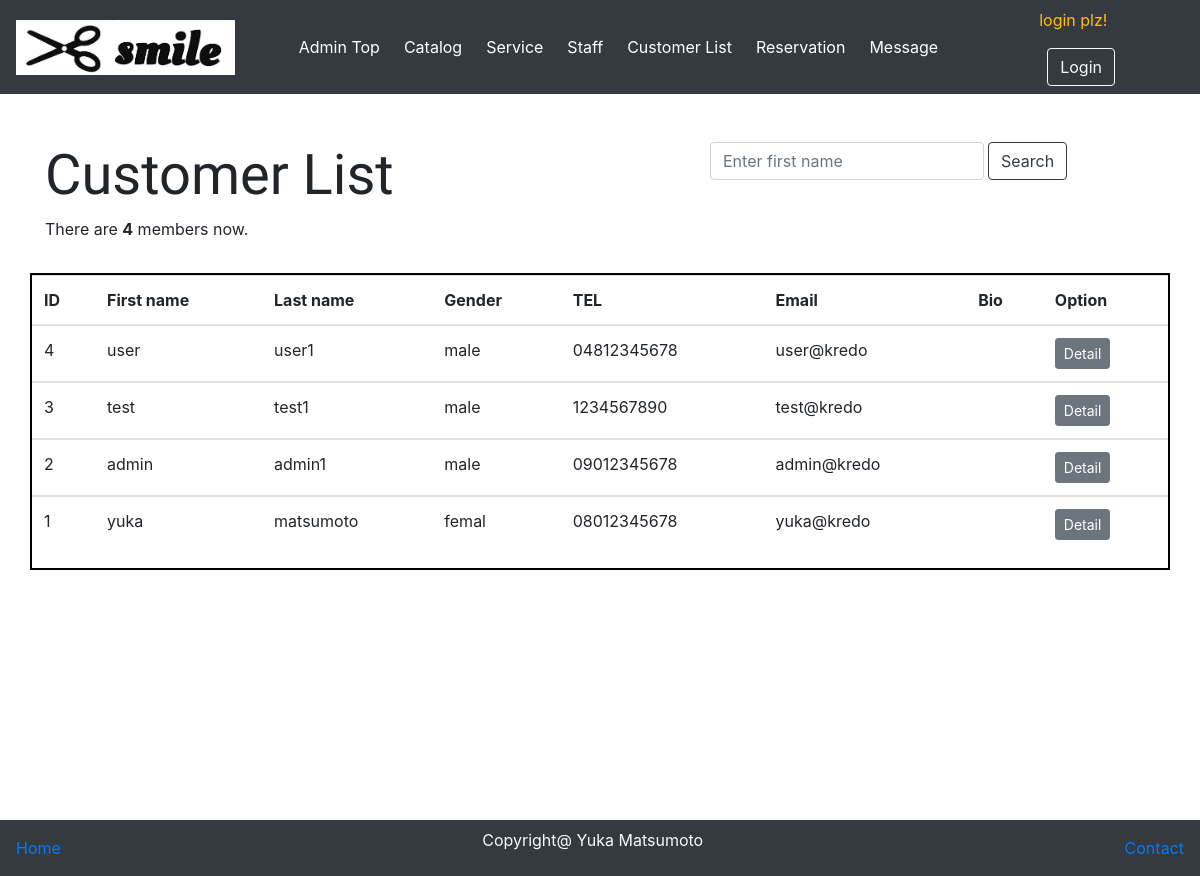
Before: /userList.php with the older database file.
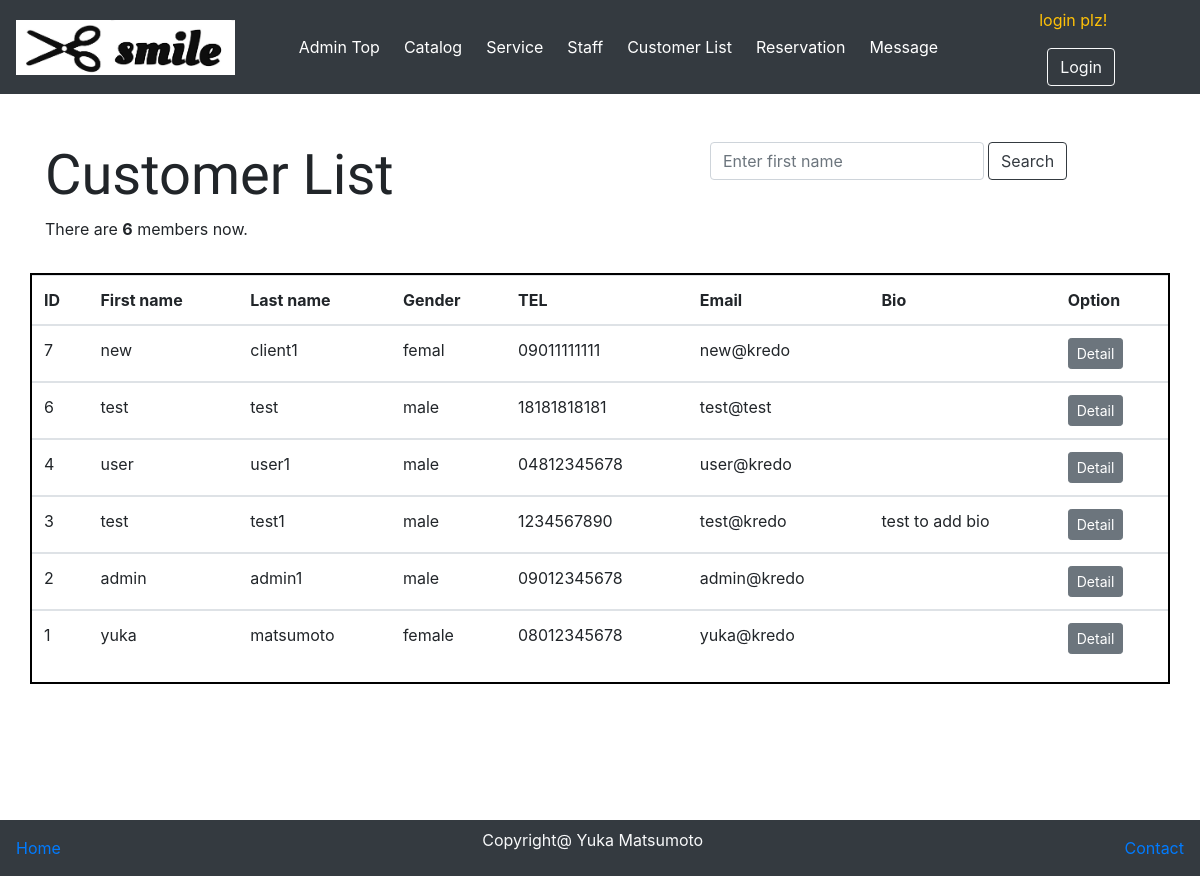
After: the same page with the newer database file.
### tables this page shows
CREATE TABLE `client` (
  `c_id` int(11) NOT NULL,
  `fname` varchar(100) NOT NULL,
  `lname` varchar(100) NOT NULL,
  `c_gender` varchar(10) NOT NULL,
  `telephone` varchar(50) NOT NULL,
  `bio` varchar(100) DEFAULT NULL,
  `login_id` int(11) NOT NULL
);

### classes/connection.php (called while the page is built, shortened)
<?php
class Connection{
    private $servername="localhost";
    private $username ="root";
    private $password ="root";
    private $db_name ="hairsalon";
    function __construct(){
        $this->conn = new mysqli($this->servername,$this->username,$this->password,$this->db_name);
        if($this->conn->connect_error){
            die('error connection to database'.$this->conn->connect_error);
        }else{
            return $this->conn;
        }
    }
}
?>

### hairsalonAction.php (called while the page is built, shortened)
<?php
include 'classes/Hairsalon.php';
$Hairsalon= new Hairsalon;
?>

### classes/Hairsalon.php (called while the page is built, shortened)
<?php
include 'connection.php';
class Hairsalon extends Connection{
function displayUserList(){
    $sql="SELECT * FROM client INNER JOIN login ON client.c_id= login.login_id ORDER BY client.c_id DESC";
    $result = $this->conn->query($sql);
    if($result->num_rows>0){
        while($rows =$result->fetch_assoc()){
            $row[]=$rows;
        }
        return $row;
    }else{
        return FALSE;
    }
}
function searchUser($keyword){
    $sql = "SELECT * FROM client INNER JOIN login ON client.c_id=login.login_id WHERE client.fname='$keyword'";
    $result = $this->conn->query($sql);
    if($result->num_rows>0){
        while($rows=$result->fetch_assoc()){
            $row[]=$rows;
        }
        return $row;
    }else{
        return FALSE;
    }
}
}
?>

### userList.php (the view, shortened to what this page needs)
<?php
include 'adminMenu.php';
$userList = $Hairsalon->displayUserList();
$results = $Hairsalon->searchUser($keyword);
?>
<!doctype html>
<html lang="en">
  <head>
    <link rel="stylesheet" href="https://stackpath.bootstrapcdn.com/bootstrap/4.3.1/css/bootstrap.min.css">
  </head>
  <body>
    <div class="container mb-5" id="main">
      <div class="row mt-5">
        <div class="col-lg-7">
          <h5 class="display-4">Customer List</h5>
          <p>There are  <b><?php echo count($userList)?></b> members now.</p>
        </div>
        <div class="col-lg-5">
          <form action="" method="post" class="form-inline">
            <input type="text" name="keyword" id="" placeholder="Enter first name" class="form-control">
            <button type="submit" name="search" class="btn btn-outline-dark ml-1">Search</button>
          </form>
        </div>
      </div>
      <div class="row mt-3" id='userlist'>
        <table class="table table-hover">
          <thead>
            <th>ID</th>
            <th>First name</th>
            <th>Last name</th>
            <th>Gender</th>
            <th>TEL</th>
            <th>Email</th>
            <th>Bio</th>
            <th>Option</th>
          </thead>
          <?php
            if($results > 0){
              foreach($results as $result){
                $client_id=$result['c_id'];
                echo"<tbody>";
                    echo "<td>".$result['c_id']."</td>";
                    echo "<td>".$result['fname']."</td>";
                    echo "<td>".$result['lname']."</td>";
                    echo "<td>".$result['c_gender']."</td>";
                    echo "<td>".$result['telephone']."</td>";
                    echo "<td>".$result['email']."</td>";
                    echo "<td>".$result['bio']."</td>";
                    echo "<td><a href='editUser.php?id=$client_id' class='btn btn-secondary btn-sm'>Detail</a></td>";
                    echo "</tbody>";
              }
            }else{
              foreach($userList as $row){
                $client_id=$row['c_id'];
                  echo"<tbody>";
                    echo "<td>".$row['c_id']."</td>";
                    echo "<td>".$row['fname']."</td>";
                    echo "<td>".$row['lname']."</td>";
                    echo "<td>".$row['c_gender']."</td>";
                    echo "<td>".$row['telephone']."</td>";
                    echo "<td>".$row['email']."</td>";
                    echo "<td>".$row['bio']."</td>";
                    echo "<td><a href='editUser.php?id=$client_id' class='btn btn-secondary btn-sm'>Detail</a></td>";
                    echo "</tbody>";
                  }
            }
          ?>
        </table>
        <br>
      </div>
    </div>
    <nav class="nav navbar bg-dark" id="footer">
      <a href="dashboard.php" >Home</a>
      <p class="text-light">Copyright@ Yuka Matsumoto</p>
      <a href="contactpage.php">Contact</a>
    </nav>
  </body>
</html>

Changed rows visible on the page:
added client: c_id "7", fname "new", lname "client1", c_gender "femal", telephone "09011111111", login.email "new@kredo"
added client: c_id "6", fname "test", lname "test", c_gender "male", telephone "18181818181", login.email "test@test"
changed client "test1": bio (not shown) → "test to add bio"
changed client "yuka": c_gender "femal" → "female"
Other visible differences:
count($userList): "4" → "6"
